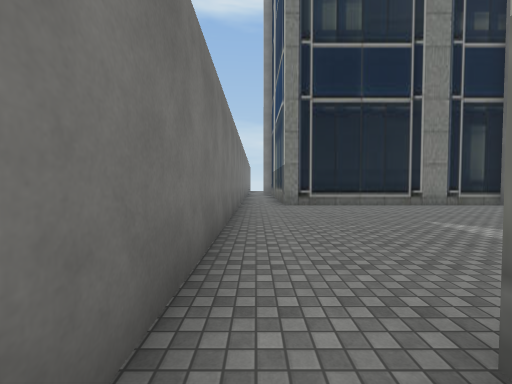
[1] (above)

23 first-person views from a walk through a Unity game level. The camera is 1.5 m above the floor, tilts 2° down and sees 90° across. The floor is counted in squares, 2 m on a side. Each view is taken from the middle of a square. On the plan, view 1 faces up. The plan holds only what a view shows up to about 9 squares ahead; the rest is blank. The place goes on beyond the plan. Some surface patterns are stand-ins.

[2]
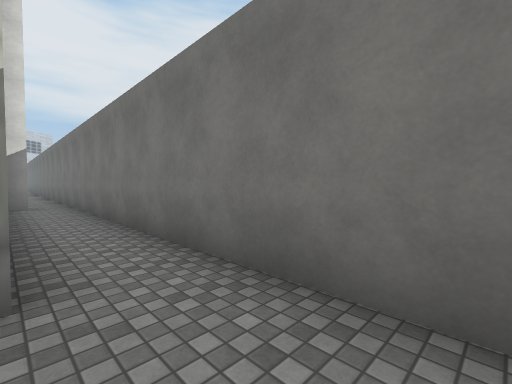

[3]
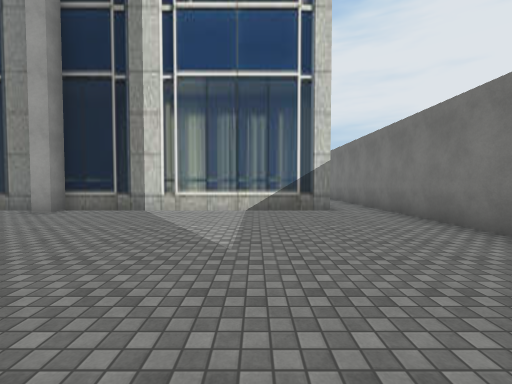

[4]
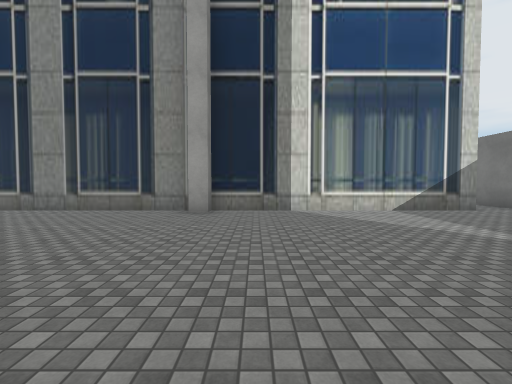

[5]
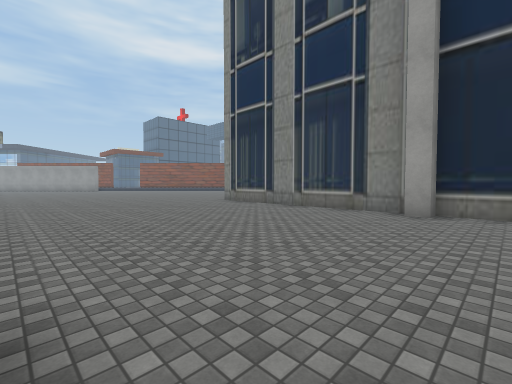

[6]
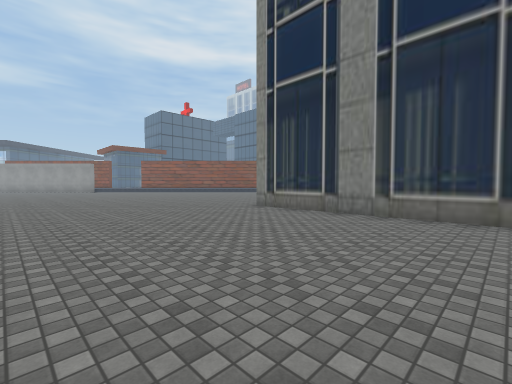

[7]
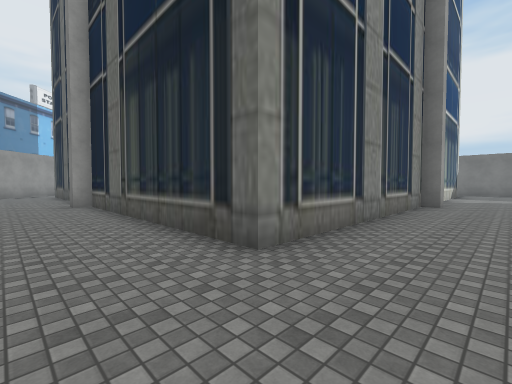

[8]
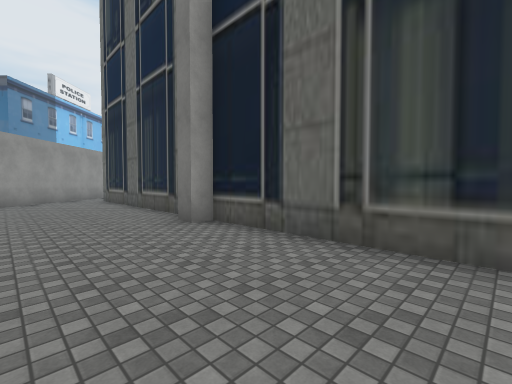

[9]
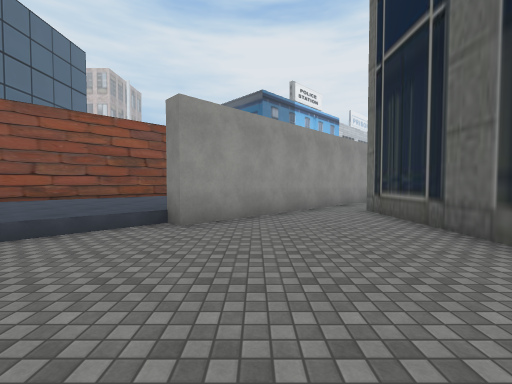

[10]
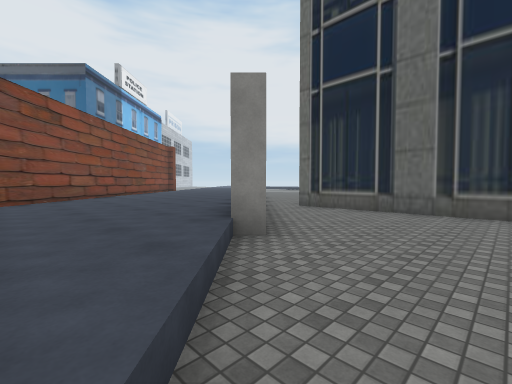

[11]
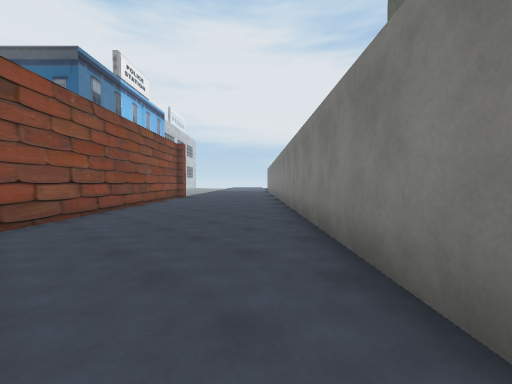

[12]
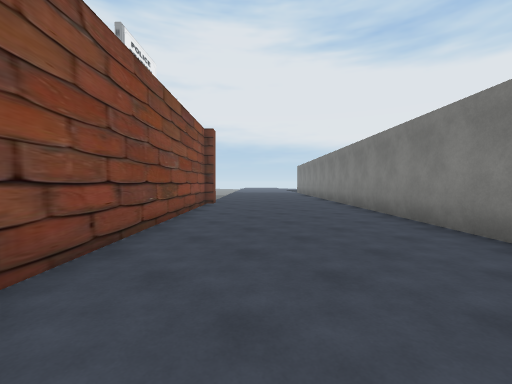

[13]
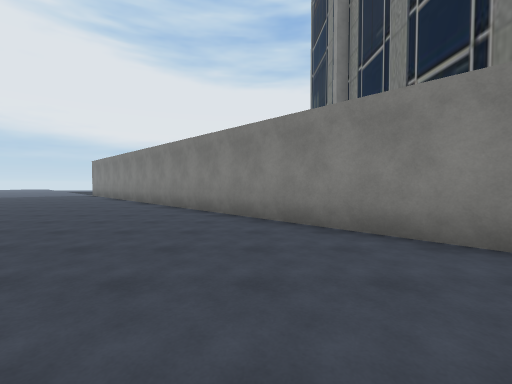

[14]
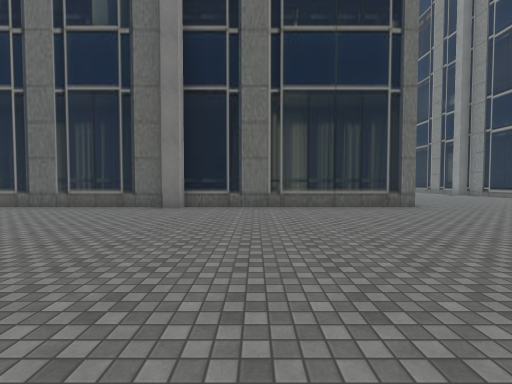

[15]
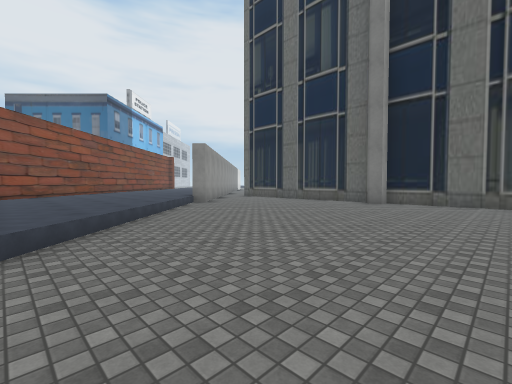

[16]
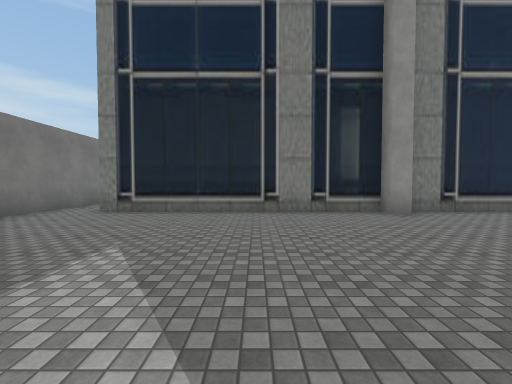

[17]
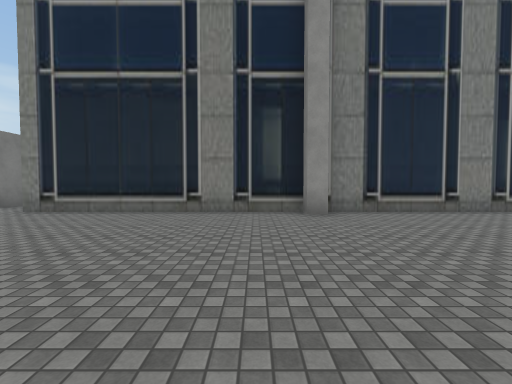

[18]
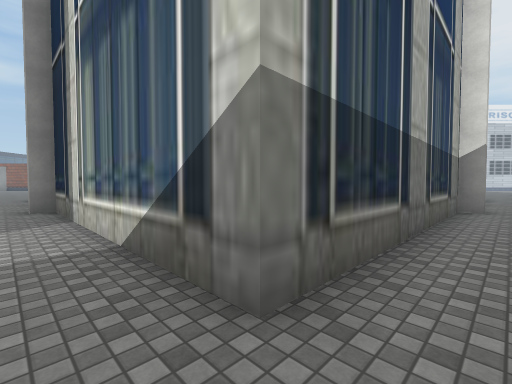

[19]
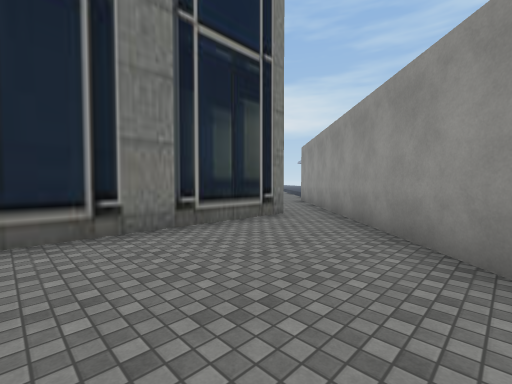

[20]
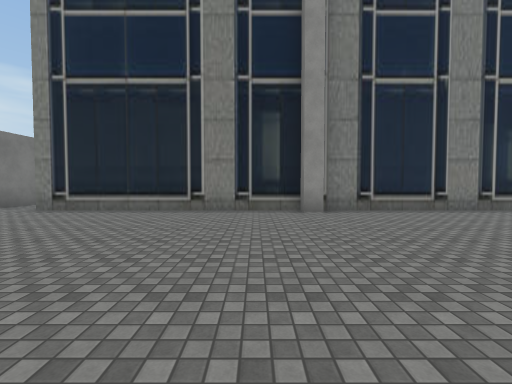

[21]
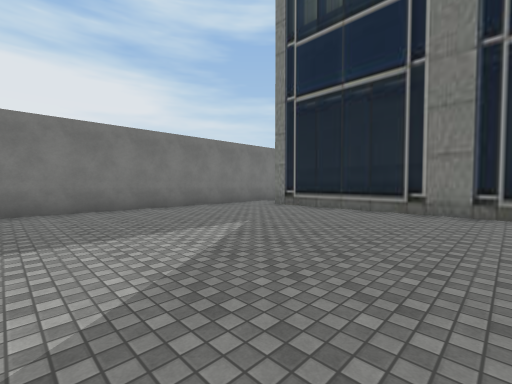

[22]
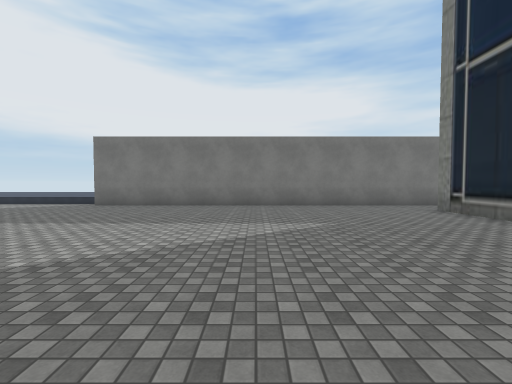

[23]
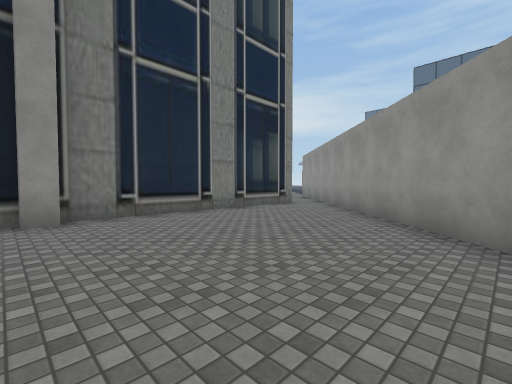

### Floor plan
Key: @ floor where view 1 was taken; # wall or solid block; . main floor; : floor 0.5 m higher than the main floor; / step, stairs or slope.
Columns run from 1 left of view 1 to 26 right of it. Each row starts with its distance up from view 1.
  9 #.##############
  8 #....................
  7 #......................
  6 #......................
  5 #.....................
  4 #....................
  3 #...................
  2 #...................
  1 #.################...
  0 #@#              #....
 -1 #.#              #.....
 -2 #.#              #......
 -3 #.#              #..........
 -4 #.#              #..........
 -5 #.#              #..........
 -6 #.#              #........./
 -7 #.#              #......../:
 -8 #.               #......./::
 -9                  #....../:::
-10                  #...../::::
-11                  #..../:::::
-12 #                #...#::::::
-13 #.               #..##::::::
-14 #.################.##::::::#
-15 #.................##::::::##
-16 #................##::::::##
-17 #...............##::::::##
-18 #..............##::::::##
-19 #.............##::::::##
-20 #............##::::::##
-21 #........   ##::::::##

Where each view was taken, in squares from view 1:
view 1: 0 up, 0 right, facing up
view 2: 3 up, 1 right, facing down-left
view 3: 8 up, 3 right, facing down
view 4: 8 up, 7 right, facing down
view 5: 8 up, 7 right, facing down-right
view 6: 7 up, 10 right, facing down-right
view 7: 3 up, 18 right, facing down-left
view 8: 2 down, 19 right, facing down-left
view 9: 7 down, 19 right, facing down
view 10: 9 down, 23 right, facing down-left
view 11: 12 down, 22 right, facing down-left
view 12: 16 down, 21 right, facing down-left
view 13: 18 down, 20 right, facing left
view 14: 4 down, 24 right, facing left
view 15: 3 down, 26 right, facing down-left
view 16: 2 up, 5 right, facing up
view 17: 2 up, 7 right, facing up
view 18: 2 up, 0 right, facing down-right
view 19: 18 down, 11 right, facing up-right
view 20: 21 down, 7 right, facing up
view 21: 21 down, 7 right, facing up-left
view 22: 19 down, 8 right, facing left
view 23: 20 down, 8 right, facing up-right
